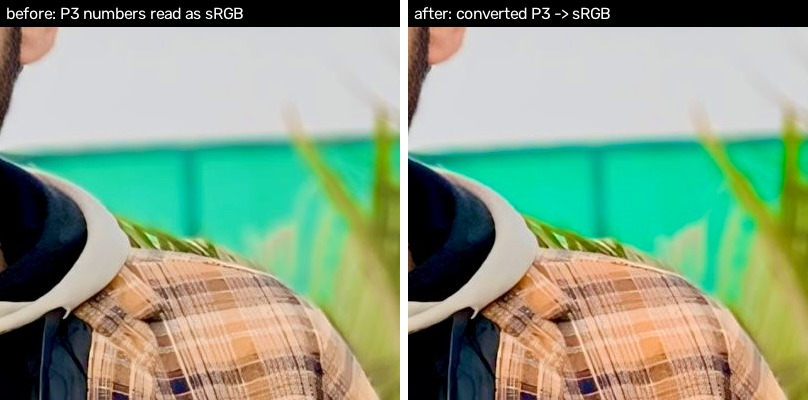
#> input picture fix-validation/2026-10-14/phase2-examples/display_p3_photo.jpg, 808 x 400 px; its folder holds only this picture in this run
$ python -i benchmark_lowlight.py   (imports and definitions only)
#> lines starting #> are read from the running program, lines starting #| are printed output that depends on the picture
"""Benchmark low-light enhancement on CPU, against the clean photograph each dark copy came from.

    python scripts/benchmark_lowlight.py --images my_clean_photos --out report_dir [--limit 12] [--levels 0.4,0.28,0.18]

Each clean photo is darkened to several brightness levels and given signal-dependent sensor noise (as a
real low-light capture has before 8-bit quantisation). Every configuration then enhances the dark copy and
is scored against the clean original:

* ``exposure error``: absolute difference of mean luminance from the clean photo (lower is better);
* ``structure SSIM``: SSIM of brightness-normalised luminance, so it measures detail and noise and not how
  bright the output is (higher is better);
* ``colour error``: mean distance of the LAB colour channels (lower is better);
* ``noise``: the pipeline's own estimate, and the time per photo on this CPU.

The configurations switch the rendering policy and the pre-filter per run in-process. Nothing is written but
the report (``summary.md``, ``results.json``) and a few side-by-side images. The photos are not modified,
uploaded or kept elsewhere.
"""
import argparse
import json
import os
import statistics
import sys
import time
from pathlib import Path

ROOT = Path(__file__).resolve().parents[1]
sys.path.insert(0, str(ROOT))
# [1 line not run here, left out]

IMAGE_SUFFIXES = {".jpg", ".jpeg", ".png", ".webp"}

# name -> (policy, prefilter mode, level)
CONFIGURATIONS = {
    "lightweight, level high": ("lightweight_v1", "off", "high"),
    "lightweight + chroma pre-filter, high": ("lightweight_v1", "chroma", "high"),
    "lightweight + NLM pre-filter, high": ("lightweight_v1", "nlm", "high"),
    "balanced (Zero-DCE, CPU), medium": ("balanced_v1", "off", "medium"),
    "balanced (Zero-DCE, CPU), high": ("balanced_v1", "off", "high"),
    "automatic (default policy)": ("lightweight_v1", "off", "auto"),
}


def darken(clean, factor, seed):
    import numpy as np

    rng = np.random.default_rng(seed)
    dark = np.clip(clean.astype(np.float32) * factor, 0, 255)
    sigma = 1.5 + 0.35 * np.sqrt(dark)
    return np.clip(dark + rng.normal(0, 1, dark.shape) * sigma, 0, 255).astype(np.uint8)


def score(clean, output):
    import cv2
    import numpy as np

    from enhancement.services import _structural_similarity

    gray_clean = cv2.cvtColor(clean, cv2.COLOR_BGR2GRAY).astype(np.float32)
    gray_out = cv2.cvtColor(output, cv2.COLOR_BGR2GRAY).astype(np.float32)

    def normalised(gray):
        value = (gray - gray.mean()) / max(gray.std(), 1e-6)
        return np.clip(value * 40 + 128, 0, 255).astype(np.uint8)[..., None].repeat(3, axis=2)

    lab_clean = cv2.cvtColor(clean, cv2.COLOR_BGR2LAB).astype(np.float32)
    lab_out = cv2.cvtColor(output, cv2.COLOR_BGR2LAB).astype(np.float32)
    return {
        "exposure_error": abs(float(gray_out.mean()) - float(gray_clean.mean())),
        "structure_ssim": _structural_similarity(normalised(gray_clean), normalised(gray_out)),
        "colour_error": float(np.mean(np.linalg.norm(lab_out[..., 1:] - lab_clean[..., 1:], axis=2))),
    }


def main():
    parser = argparse.ArgumentParser(description=__doc__.splitlines()[0])
    parser.add_argument("--images", required=True, type=Path)
    parser.add_argument("--out", required=True, type=Path)
    parser.add_argument("--limit", type=int, default=12)
    parser.add_argument("--levels", default="0.4,0.28,0.18", help="Brightness factors for the dark copies.")
    parser.add_argument("--max-edge", type=int, default=1280)
    parser.add_argument("--only", default="", help="Comma-separated configuration names (substrings).")
    parser.add_argument("--save", type=int, default=2, help="Side-by-side images to write.")
    arguments = parser.parse_args()

    import cv2
    import django

    django.setup()
#> (this line was passed over: django is not available in this run)
    from django.test.utils import override_settings

    from enhancement.services import analyze_image_quality, enhance_bgr

    paths = sorted(p for p in arguments.images.iterdir() if p.suffix.lower() in IMAGE_SUFFIXES)[: arguments.limit]
    if not paths:
        raise SystemExit(f"No images in {arguments.images}")
    factors = [float(value) for value in arguments.levels.split(",") if value.strip()]
    chosen = {name: spec for name, spec in CONFIGURATIONS.items()
              if not arguments.only or any(part.strip() in name for part in arguments.only.split(","))}
    arguments.out.mkdir(parents=True, exist_ok=True)

    rows, saved = [], 0
    for index, path in enumerate(paths):
        clean = cv2.imread(str(path), cv2.IMREAD_COLOR)
#> clean is the input picture: shape (400, 808, 3); mean B, G, R 133.5, 159, 135.4
        if clean is None:
            continue
        longest = max(clean.shape[:2])
#> longest = 808
        if longest > arguments.max_edge:
            scale = arguments.max_edge / longest
            clean = cv2.resize(clean, None, fx=scale, fy=scale, interpolation=cv2.INTER_AREA)
        for factor in factors:
            dark = darken(clean, factor, seed=index * 100 + int(factor * 100))
            outputs = {}
            for name, (policy, prefilter, level) in chosen.items():
                with override_settings(ENHANCEMENT_RENDER_POLICY=policy, ENHANCEMENT_PREFILTER_MODE=prefilter):
                    started = time.perf_counter()
                    output, _applied, parameters = enhance_bgr(dark, level)
                    seconds = time.perf_counter() - started
                outputs[name] = output
                rows.append({
                    "photo": path.name, "brightness": factor, "configuration": name, "seconds": round(seconds, 3),
                    "noise": analyze_image_quality(output)["estimated_noise"],
                    "algorithm": parameters["algorithm"], "prefilter_applied": bool(parameters.get("prefilter", {}).get("applied")),
                    **{key: round(value, 4) for key, value in score(clean, output).items()},
                })
            if saved < arguments.save and factor == factors[len(factors) // 2]:
                import numpy as np

                tiles = [("clean", clean), ("dark input", dark)] + list(outputs.items())
                height = 360
                panel = np.hstack([
                    cv2.putText(cv2.resize(image, (round(image.shape[1] * height / image.shape[0]), height)),
                                label[:34], (8, 24), cv2.FONT_HERSHEY_SIMPLEX, 0.55, (255, 255, 255), 1, cv2.LINE_AA)
                    for label, image in tiles
                ])
                cv2.imwrite(str(arguments.out / f"{path.stem}__x{factor}.jpg"), panel, [cv2.IMWRITE_JPEG_QUALITY, 88])
                saved += 1
#> this loop made 1 pass
#> pass 1, in darken, `dark = np.clip(clean.astype(np.float32) * factor, 0, 255)`:
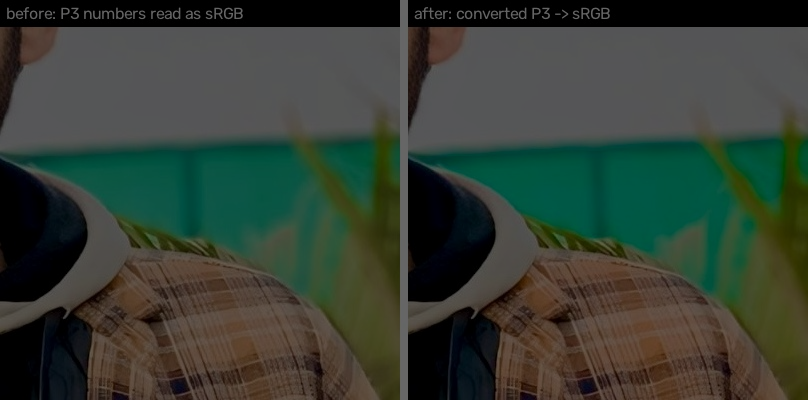
#> dark: shape (400, 808, 3) float32; mean B, G, R 53.4, 63.6, 54.1
#> pass 1, in darken, `sigma = 1.5 + 0.35 * np.sqrt(dark)`:
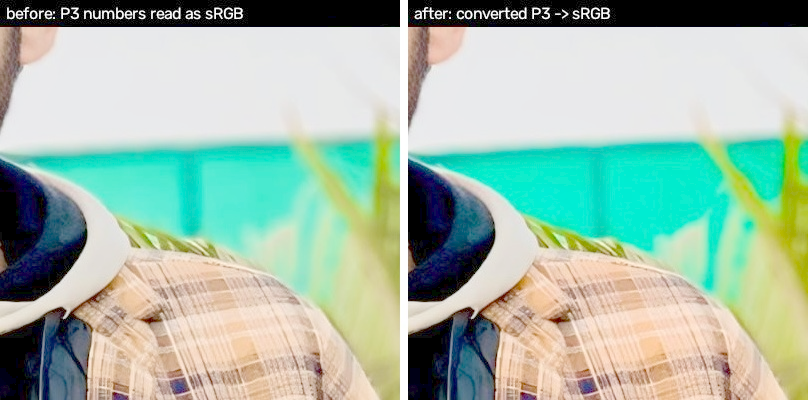
#> sigma: shape (400, 808, 3) float32; mean B, G, R 3.86, 4.09, 3.74; drawn with min black and max white
#> after the loop, rows = []; saved = 0

    summary = {}
    for name in chosen:
        mine = [row for row in rows if row["configuration"] == name]
        summary[name] = {
            "runs": len(mine),
            "exposure_error": round(statistics.mean(row["exposure_error"] for row in mine), 2),
            "structure_ssim": round(statistics.mean(row["structure_ssim"] for row in mine), 4),
            "colour_error": round(statistics.mean(row["colour_error"] for row in mine), 2),
            "noise": round(statistics.mean(row["noise"] for row in mine), 2),
            "seconds": round(statistics.mean(row["seconds"] for row in mine), 2),
        }
    (arguments.out / "results.json").write_text(json.dumps({"summary": summary, "rows": rows}, indent=2))
    lines = [
        "# Low-light benchmark (CPU)", "",
        f"{len(paths)} photos x {len(factors)} darkness levels ({', '.join(map(str, factors))}); each dark copy has "
        "sensor-like noise; scored against the clean photo.", "",
        "| Configuration | Exposure error (lower) | Structure SSIM (higher) | Colour error (lower) | Noise | Seconds |",
        "|---|---|---|---|---|---|",
    ]
    for name, values in summary.items():
        lines.append(f"| {name} | {values['exposure_error']} | {values['structure_ssim']} | {values['colour_error']} | "
                     f"{values['noise']} | {values['seconds']} |")
    (arguments.out / "summary.md").write_text("\n".join(lines) + "\n")
    print("\n".join(lines))


# [2 lines not run here, left out]

#> (the run stopped early here; a loop or call above may not have finished)
